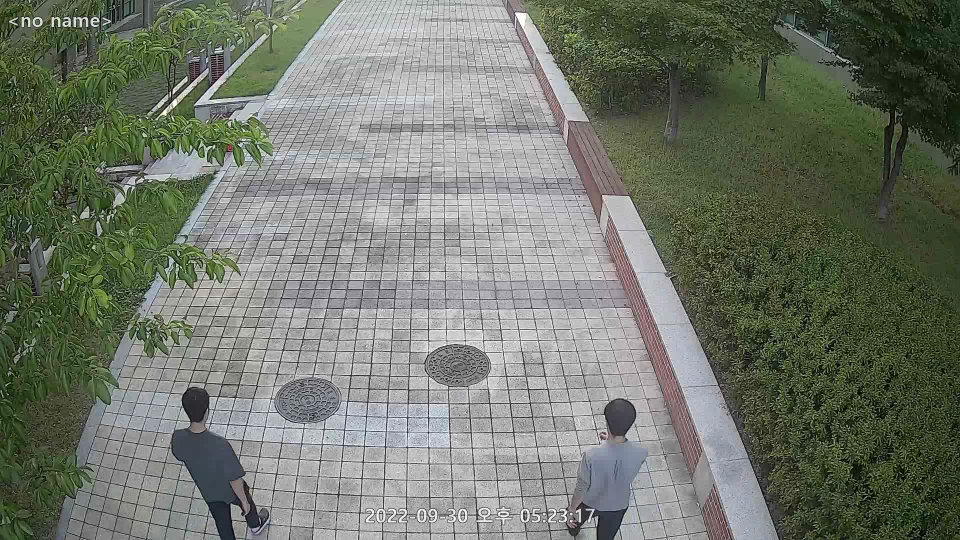
#> input picture whatxx/sample/13_1.png, 1920 x 1080 px (shown at 1/2 size)
$ python whatxx20_3.py
#> lines starting #> are read from the running program, lines starting #| are printed output that depends on the picture; after the words box and inside, x2 and y2 are one past the last pixel; in counts of white or black regions, pixels touching at a corner belong together
#https://medium.com/@conghung43/image-projective-transformation-with-opencv-python-f0028aaf2b6d
#copyto: https://deep-learning-study.tistory.com/104

import cv2 as cv2
import numpy as np
import pickle

def transform_polygon(H, poly_dict):
    """
    H : 3x3 matrix
    poly_dict : {"tl": [x1, y1], ...}

    new_poly_dict : {"tl": [H(x1, y1)], ...}
    """
    new_poly_dict = {}
    for pos, old_p in poly_dict.items():
        new_p = np.matmul(H, np.array(old_p + [1]))
        new_poly_dict[pos] = [int(new_p[0] / new_p[2]), int(new_p[1] / new_p[2])]
    return new_poly_dict


def rectangle_to_polygon(corners):
    xmin, ymin, xmax, ymax = corners
    poly_dict = {
        "tl": [xmin, ymin],
        "tr": [xmax, ymin],
        "br": [xmax, ymax],
        "bl": [xmin, ymax]
    }
    return poly_dict


# This function will get click pixel coordinate that source image will be pasted to destination image
def get_paste_position(event, x, y, flags, paste_coordinate_list):
    cv2.imshow('collect coordinate', img_dest_copy)
    if event == cv2.EVENT_LBUTTONUP:
    # Draw circle right in click position
        cv2.circle(img_dest_copy, (x, y), 2, (0, 0, 255), -1)
        # Append new clicked coordinate to paste_coordinate_list
        paste_coordinate_list.append([x, y])

def mouse_handler(event, x, y, flasgs, data):
    if event== cv2.EVENT_LBUTTONDOWN:
        cv2.circle(data['im'], (x,y),3,(0,0,255), -1)
        cv2.imshow('image', data['im'])

        if len(data['points']) < 4 :
            data['points'].append([x,y])


def get_four_points(im):
    data = {}
    data['im'] = im.copy()
    data['points'] = []
    cv2.imshow('image', im)
    cv2.setMouseCallback('image', mouse_handler, data)

    cv2.waitKey(45000)

    points = np.array(data['points'], dtype=int)

    print(points*2)

    return points


if __name__ == '__main__':
    # Read source image
    img_ceiling = cv2.imread('./sample/13_1.png', cv2.IMREAD_COLOR)
#> img_ceiling is the input picture: shape (1080, 1920, 3); mean B, G, R 107.8, 119.9, 114.1
    cv2.circle(img_ceiling, (480, 288), 20, (255, 0, 0), -1)
    cv2.circle(img_ceiling, (122, 1074), 20, (0, 255, 0), -1)
    cv2.circle(img_ceiling, (1178, 242), 20, (0, 0, 255), -1)
    cv2.circle(img_ceiling, (1556, 1068), 20, (0, 255, 255), -1)
    h, w, c = img_ceiling.shape
#> h = 1080; w = 1920; c = 3

    img_angle = cv2.imread('./sample/13_2.png', cv2.IMREAD_COLOR)
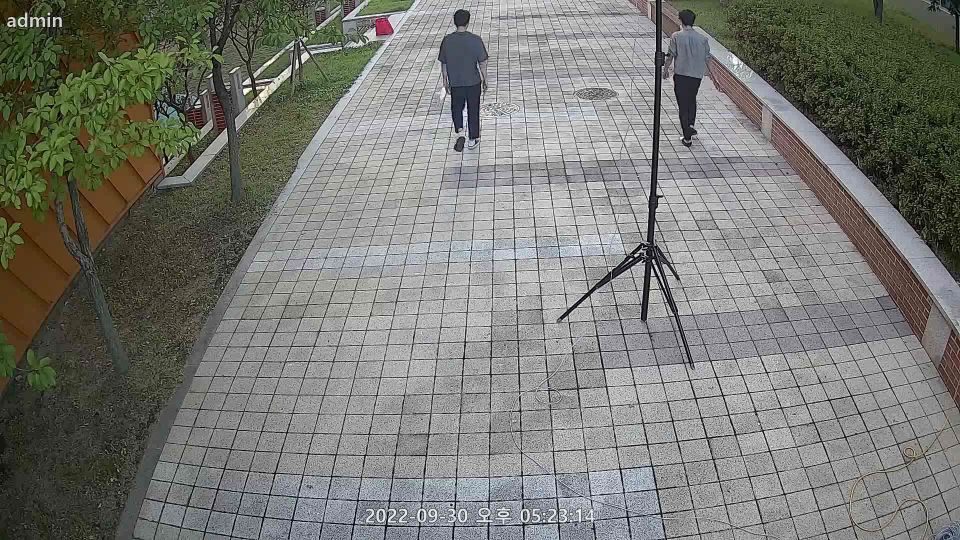
#> input picture whatxx/sample/13_2.png, 1920 x 1080 px (shown at 1/2 size)
#> img_angle is the input picture: shape (1080, 1920, 3); mean B, G, R 116.1, 121.9, 120.9
    cv2.circle(img_angle, (818, 24), 20, (255, 0, 0), -1)
    cv2.circle(img_angle, (338, 812), 20, (0, 255, 0), -1)
    cv2.circle(img_angle, (1340, 6), 20, (0, 0, 255), -1)
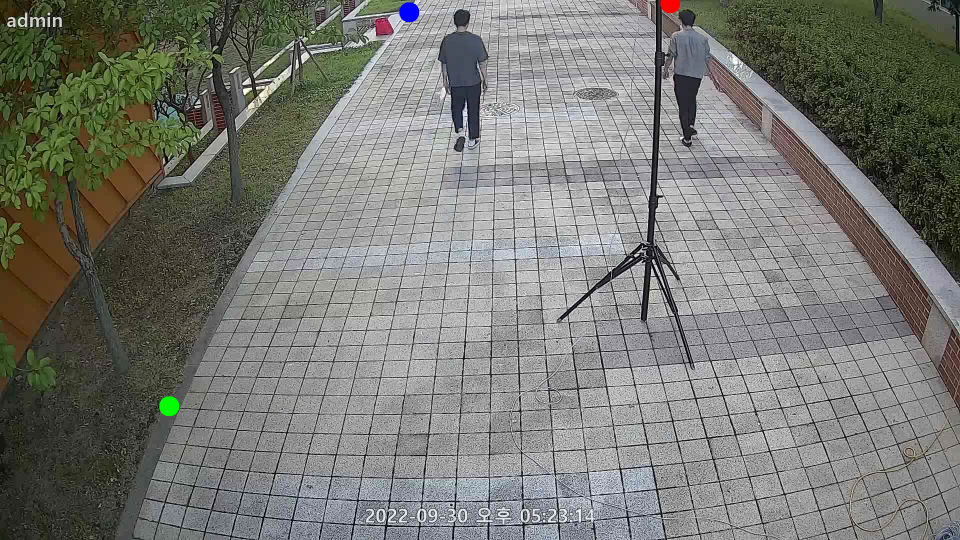
#> img_angle: shape (1080, 1920, 3) (shown at 1/2 size); mean B, G, R 116.1, 121.8, 120.8
    cv2.circle(img_angle, (1916, 614), 20, (0, 255, 255), -1)
#> img_angle: shape (1080, 1920, 3); 0.04% of pixels changed, all inside (x1, y1, x2, y2) = (1896, 594, 1920, 635)
    img_ceiling = cv2.resize(img_ceiling, (960, 540))
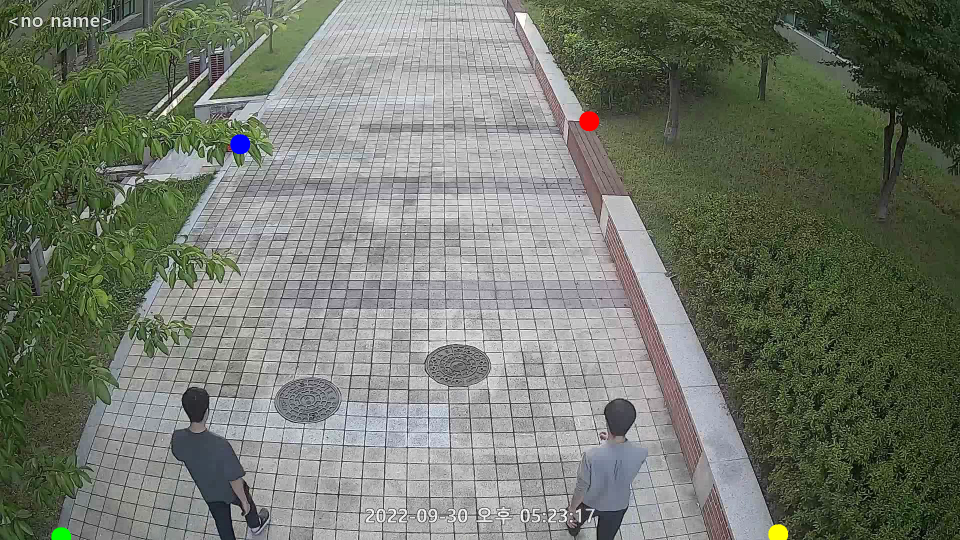
#> img_ceiling: shape (540, 960, 3); mean B, G, R 107.9, 120, 114.2
    img_angle = cv2.resize(img_angle, (960, 540))
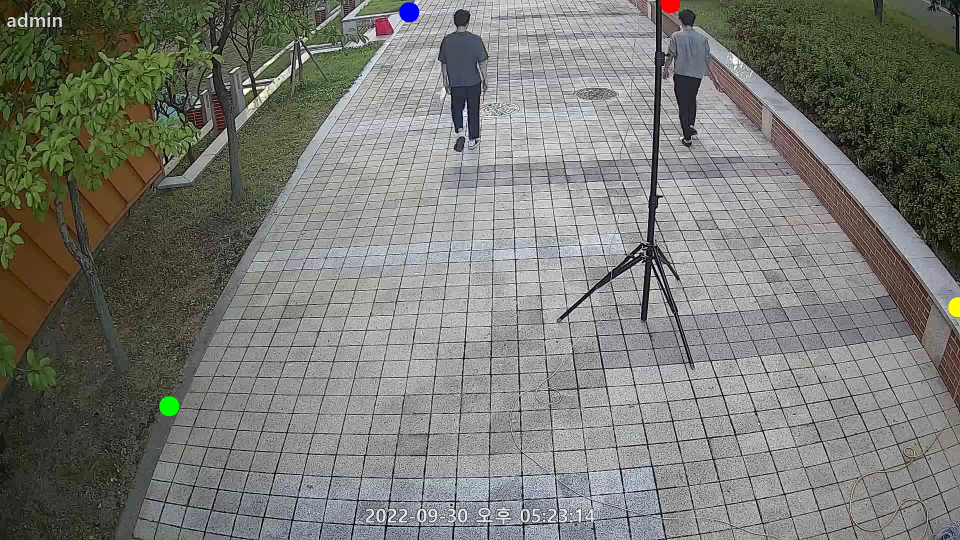
#> img_angle: shape (540, 960, 3); mean B, G, R 116.2, 122, 121

    cv2.imshow('img_ceiling', img_ceiling)
    cv2.imwrite("save/img_ceiling.png", img_ceiling)

    #ceiling 탑뷰 호모그래피
    c_pts1 = np.float32([[ 480,  288], [ 122, 1074], [1178,  242], [1556, 1068]]) #돼지우리 땅바닥 좌표 [[left,top], [left,bottom], [right, top], [right, bottom]]
    c_pts2 = np.float32([[0, 0], [0, 1080], [1920, 0], [1920, 1080]]) #이미지 전체 크기
    c_H = cv2.getPerspectiveTransform(c_pts1, c_pts2)
    img_ceiling = cv2.resize(img_ceiling, (1920, 1080))
#> img_ceiling: shape (1080, 1920, 3)
    img_top_ceil = cv2.warpPerspective(img_ceiling, c_H, (1920, 1080))

    # angle 탑뷰 호모그래피
    a_pts1 = np.float32([[ 818, 24], [ 338, 812], [1340, 6], [1916, 614]])  #돼지우리 땅바닥 좌표 [[left,top], [left,bottom], [right, top], [right, bottom]]
    a_pts2 = np.float32([[0, 0], [0, 1080], [1920, 0], [1920, 1080]]) #이미지 전체 크기
    a_H = cv2.getPerspectiveTransform(a_pts1, a_pts2)
    img_angle = cv2.resize(img_angle, (1920, 1080))
#> img_angle: shape (1080, 1920, 3)
    img_top_angle = cv2.warpPerspective(img_angle, a_H, (1920, 1080))
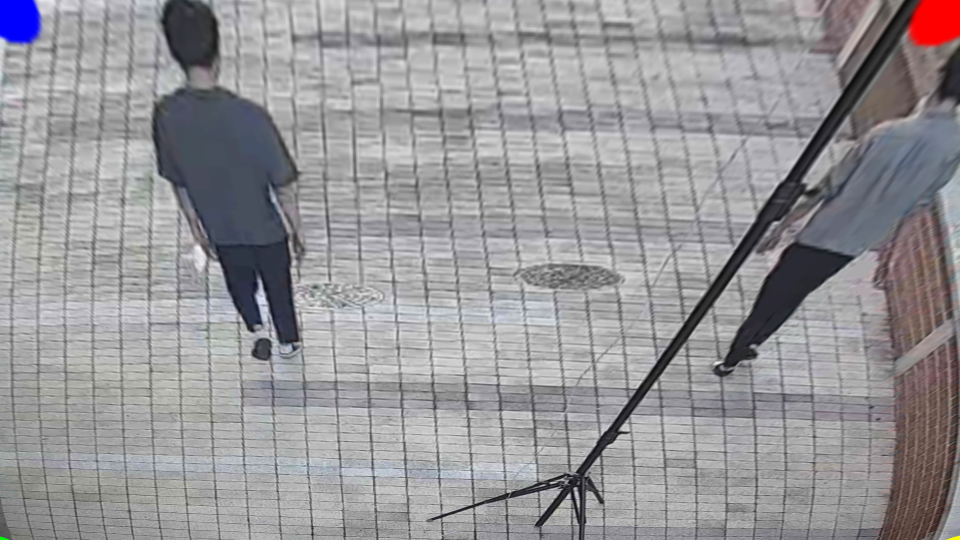
#> img_top_angle: shape (1080, 1920, 3) (shown at 1/2 size); mean B, G, R 151.8, 148.9, 150.5

    # # # #이미지 좌표 따오기
    # img_target = img_top_ceil
    # img_target = cv2.resize(img_target, (960, 540))
    # img_target = get_four_points(img_target)

    # angle 탑뷰 -> ceil 탑뷰 호모그래피 (겹치는 부분)
    c_top_pts = np.float32([[6, 14], [6, 896], [1858, 10], [1880, 924]])  # 돼지우리 땅바닥 좌표 [[left,top], [left,bottom], [right, top], [right, bottom]]
    a_top_pts = np.float32([[12, 70], [2, 654], [1908, 8], [1916, 612]])  # 돼지우리 땅바닥 좌표 [[left,top], [left,bottom], [right, top], [right, bottom]]턴
    ac_H = cv2.getPerspectiveTransform(a_top_pts, c_top_pts) #역함수에 사용할 경우 H (결과는 같음)
    ca_H = cv2.getPerspectiveTransform(c_top_pts, a_top_pts) #그냥 사용할 경우 H (결과는 같음)

    # 테스트: object 간편하게 수기입력 (xmin, ymin, xmax, ymax)
    ceil_pig = [340, 790, 538, 1072]
    # ceil_pig = [1168, 826, 1264, 1068]

    ceil_to_topceil = transform_polygon(c_H, rectangle_to_polygon(ceil_pig))  # BB [626.22114081 185.16983677 742.21929358 328.59193591] #xmin, ymin, xmax, ymax
    top_ceil_to_top_angled = transform_polygon(ca_H, ceil_to_topceil)  # 역함수 대신 그냥 H로 ceil top-> angle top
    top_angled_to_angled = transform_polygon(np.linalg.inv(a_H), top_ceil_to_top_angled)
    print("ceil_pig: ", top_angled_to_angled['tl'][1])

    # img_result = cv2.rectangle(img_angle, (757, 245), (956, 326), (0, 255, 0), 5)
    img_result = cv2.rectangle(img_angle, (top_angled_to_angled['tl'][0], top_angled_to_angled['tl'][1]), (top_angled_to_angled['br'][0], top_angled_to_angled['br'][1]), (0, 255, 0), 5)

    with open('data_v3.pickle', 'wb') as f:
        print(c_H)
        pickle.dump(c_H, f, pickle.HIGHEST_PROTOCOL)
        print(ca_H)
        pickle.dump(ca_H, f, pickle.HIGHEST_PROTOCOL)
        print(a_H)
        pickle.dump(a_H, f, pickle.HIGHEST_PROTOCOL)

    # # img_result = cv2.rectangle(img_ceiling, (140, 189), (187, 297), (0, 255, 0), 2)
    #
    img_angle = cv2.resize(img_angle, (960, 540))
#> img_angle: shape (540, 960, 3)
    img_ceiling = cv2.resize(img_ceiling, (960, 540))
#> img_ceiling: shape (540, 960, 3)
    img_top_ceil = cv2.resize(img_top_ceil, (960, 540))
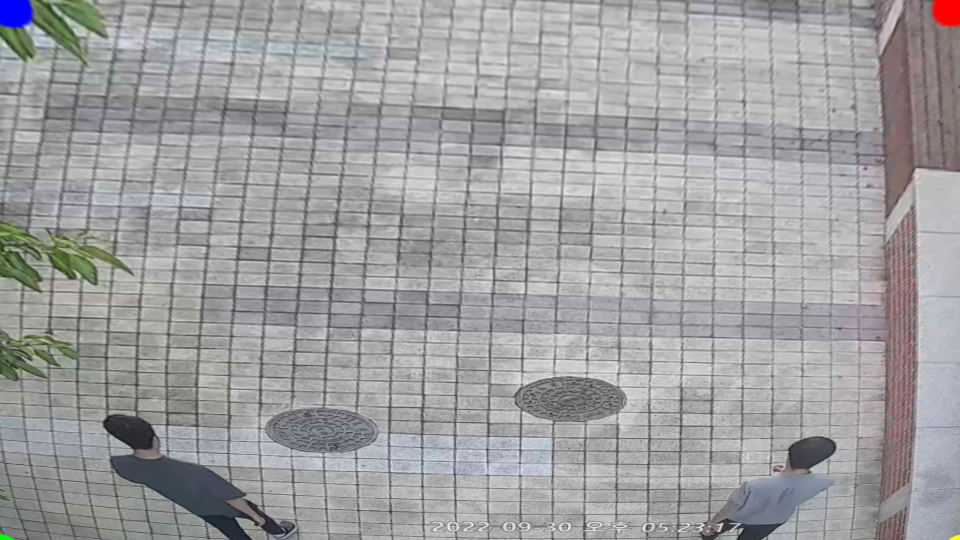
#> img_top_ceil: shape (540, 960, 3); mean B, G, R 160.5, 159.3, 159.7
    img_top_angle = cv2.resize(img_top_angle, (960, 540))
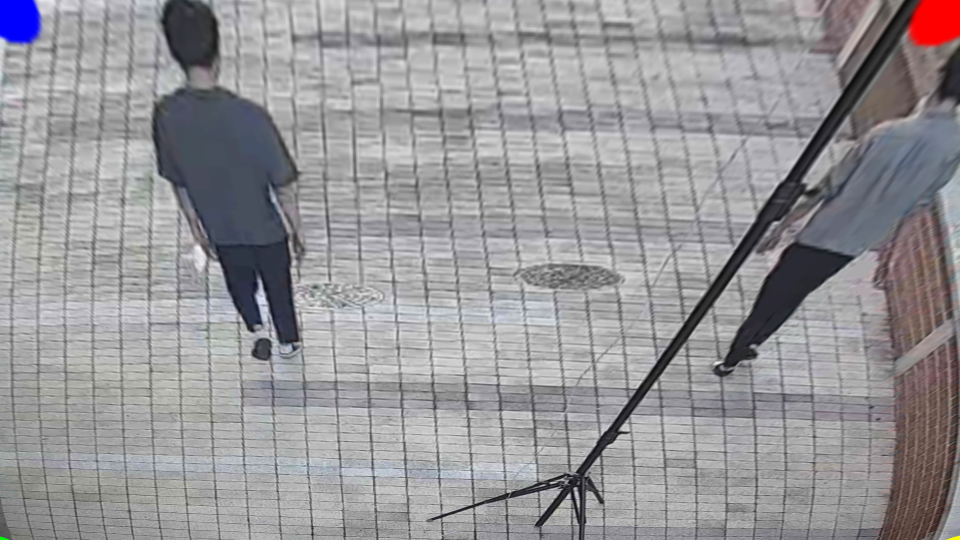
#> img_top_angle: shape (540, 960, 3); mean B, G, R 152, 149.1, 150.6

    # [8 lines of commented-out code are left out]
    cv2.waitKey(0)
    cv2.destroyAllWindows()
